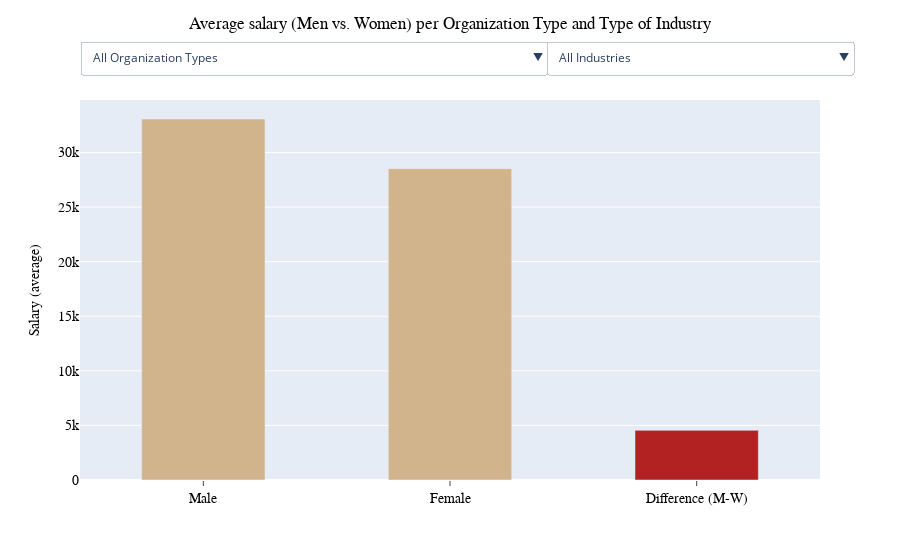

The notebook cell saved with this chart:
### Code cell
# Create a bar plot of difference in salaries with dropdown menus over the job role

fig = go.Figure()

fig.add_trace(go.Bar(x=salary_gender.index, y=salary_gender.Average_Salary,
                    marker_color=['rgb(210,180,140)','rgb(210,180,140)','rgb(178,34,34)'], width=0.5))

fig.update_layout(title=dict(
    text='Average salary (Men vs. Women) per Organization Type and Type of Industry',
    x=0.5,
    y=0.97,
    font=dict(
        family='Arial',
        color='black')),
    yaxis=dict(
        title=dict(
            text='Salary (average)',
            font=dict(
                family='Arial',
                size=14,
                color='black')),
        tickfont=dict(
            family='Arial',
            color='black',
            size=14)),
    xaxis=dict(
        showticklabels=True,
        ticks='outside',
        tickfont=dict(
            family='Arial',
            color='black',
            size=14))
    )



buttons_1 = []

# add buttons for the first series of bars (organization type)

for level in salary_org.columns:
    buttons_1.append(dict(method='restyle',
                        label=level,
                        visible=True,
                        args=[{'y':[salary_org[level]],
                            'x':[salary_org.index],
                              'type':'bar'}, [0]]))
buttons_2 = []

# add buttons for the first series of bars (organization type)

for level in salary_ind.columns:
    buttons_2.append(dict(method='restyle',
                        label=level,
                        visible=True,
                        args=[{'y':[salary_ind[level]],
                            'x':[salary_ind.index],
                              'type':'bar'}, [0]]))

# Adjust dropdown placement
button_layer_1_height = 1.2
updatemenus = list([
    dict(buttons=buttons_1,
        direction = 'down',
        pad = {'r':10, 't':17},
        showactive = True,
        x = 0,
        xanchor = 'left',
        y = button_layer_1_height,
        yanchor='top'),
    dict(buttons=buttons_2,
        direction = 'down',
        pad = {'r':1, 't':17},
        showactive = True,
        x = 0.63,
        xanchor = 'left',
        y = button_layer_1_height,
        yanchor='top')])

fig.update_layout(updatemenus=updatemenus)

fig.show()

### Figure 1 — Plotly figure (JSON) as saved in the notebook; plotly's stock layout.template omitted (floating-point values rounded to 4 significant figures)
{"data": [{"marker": {"color": ["rgb(210,180,140)", "rgb(210,180,140)", "rgb(178,34,34)"]}, "type": "bar", "width": 0.5, "x": ["Male", "Female", "Difference (M-W)"], "y": [33070.0, 28520.0, 4546.0]}], "layout": {"title": {"font": {"color": "black", "family": "Arial"}, "text": "Average salary (Men vs. Women) per Organization Type and Type of Industry", "x": 0.5, "y": 0.97}, "updatemenus": [{"buttons": [{"args": [{"type": "bar", "x": [["Male", "Female", "Difference (M-W)"]], "y": [[33070.0, 28520.0, 4546.0]]}, [0]], "label": "All Organization Types", "method": "restyle", "visible": true}, {"args": [{"type": "bar", "x": [["Male", "Female", "Difference (M-W)"]], "y": [[36370.0, 32350.0, 4017.0]]}, [0]], "label": "Corporate", "method": "restyle", "visible": true}, {"args": [{"type": "bar", "x": [["Male", "Female", "Difference (M-W)"]], "y": [[29800.0, 25330.0, 4471.0]]}, [0]], "label": "SME - Small or Medium Enterprise (personnel <250)", "method": "restyle", "visible": true}, {"args": [{"type": "bar", "x": [["Male", "Female", "Difference (M-W)"]], "y": [[34290.0, 27130.0, 7161.0]]}, [0]], "label": "Startup (new business venture)", "method": "restyle", "visible": true}, {"args": [{"type": "bar", "x": [["Male", "Female", "Difference (M-W)"]], "y": [[30610.0, 25920.0, 4688.0]]}, [0]], "label": "Consulting Business", "method": "restyle", "visible": true}, {"args": [{"type": "bar", "x": [["Male", "Female", "Difference (M-W)"]], "y": [[41410.0, 32660.0, 8744.0]]}, [0]], "label": "Scale-up (fast growing company aka \"unicorn\")", "method": "restyle", "visible": true}, {"args": [{"type": "bar", "x": [["Male", "Female", "Difference (M-W)"]], "y": [[31120.0, 24880.0, 6235.0]]}, [0]], "label": "Nearshore (outsource business processes to companies in a nearby country)", "method": "restyle", "visible": true}, {"args": [{"type": "bar", "x": [["Male", "Female", "Difference (M-W)"]], "y": [[25440.0, 25130.0, 311.6]]}, [0]], "label": "Outsourcing", "method": "restyle", "visible": true}], "direction": "down", "pad": {"r": 10, "t": 17}, "showactive": true, "x": 0, "xanchor": "left", "y": 1.2, "yanchor": "top"}, {"buttons": [{"args": [{"type": "bar", "x": [["Male", "Female", "Difference (M-W)"]], "y": [[33070.0, 28520.0, 4546.0]]}, [0]], "label": "All Industries", "method": "restyle", "visible": true}, {"args": [{"type": "bar", "x": [["Male", "Female", "Difference (M-W)"]], "y": [[34860.0, 29170.0, 5698.0]]}, [0]], "label": "Financial and banking", "method": "restyle", "visible": true}, {"args": [{"type": "bar", "x": [["Male", "Female", "Difference (M-W)"]], "y": [[28630.0, 25720.0, 2905.0]]}, [0]], "label": "Software development - other", "method": "restyle", "visible": true}, {"args": [{"type": "bar", "x": [["Male", "Female", "Difference (M-W)"]], "y": [[23700.0, 22600.0, 1095.0]]}, [0]], "label": "Web development or design", "method": "restyle", "visible": true}, {"args": [{"type": "bar", "x": [["Male", "Female", "Difference (M-W)"]], "y": [[30110.0, 26280.0, 3827.0]]}, [0]], "label": "Consulting", "method": "restyle", "visible": true}, {"args": [{"type": "bar", "x": [["Male", "Female", "Difference (M-W)"]], "y": [[35860.0, 30730.0, 5127.0]]}, [0]], "label": "Retail or ecommerce", "method": "restyle", "visible": true}, {"args": [{"type": "bar", "x": [["Male", "Female", "Difference (M-W)"]], "y": [[30700, 27500, 3200]]}, [0]], "label": "Government or public administration", "method": "restyle", "visible": true}, {"args": [{"type": "bar", "x": [["Male", "Female", "Difference (M-W)"]], "y": [[35730.0, 29640.0, 6098.0]]}, [0]], "label": "Energy or utilities", "method": "restyle", "visible": true}, {"args": [{"type": "bar", "x": [["Male", "Female", "Difference (M-W)"]], "y": [[35120.0, 32055, 3070.0]]}, [0]], "label": "Software as a service (saas) development", "method": "restyle", "visible": true}, {"args": [{"type": "bar", "x": [["Male", "Female", "Difference (M-W)"]], "y": [[36830.0, 31640.0, 5188.0]]}, [0]], "label": "Cloud-based solutions or services", "method": "restyle", "visible": true}, {"args": [{"type": "bar", "x": [["Male", "Female", "Difference (M-W)"]], "y": [[37600.0, 27500, 10100.0]]}, [0]], "label": "Internet", "method": "restyle", "visible": true}, {"args": [{"type": "bar", "x": [["Male", "Female", "Difference (M-W)"]], "y": [[36040.0, 33990.0, 2045.0]]}, [0]], "label": "Telecommunications", "method": "restyle", "visible": true}, {"args": [{"type": "bar", "x": [["Male", "Female", "Difference (M-W)"]], "y": [[36090.0, 30980.0, 5109.0]]}, [0]], "label": "Healthcare or social services", "method": "restyle", "visible": true}, {"args": [{"type": "bar", "x": [["Male", "Female", "Difference (M-W)"]], "y": [[34100.0, 26890.0, 7207.0]]}, [0]], "label": "Information technology", "method": "restyle", "visible": true}, {"args": [{"type": "bar", "x": [["Male", "Female", "Difference (M-W)"]], "y": [[35570.0, 36590.0, -1017.0]]}, [0]], "label": "Transportation", "method": "restyle", "visible": true}, {"args": [{"type": "bar", "x": [["Male", "Female", "Difference (M-W)"]], "y": [[36120.0, 38410.0, -2291.0]]}, [0]], "label": "Data and analytics", "method": "restyle", "visible": true}, {"args": [{"type": "bar", "x": [["Male", "Female", "Difference (M-W)"]], "y": [[25990.0, 21500, 4489.0]]}, [0]], "label": "Education and training", "method": "restyle", "visible": true}, {"args": [{"type": "bar", "x": [["Male", "Female", "Difference (M-W)"]], "y": [[29175, 31070.0, -1896.0]]}, [0]], "label": "Manufacturing", "method": "restyle", "visible": true}, {"args": [{"type": "bar", "x": [["Male", "Female", "Difference (M-W)"]], "y": [[37060.0, 25220.0, 11840.0]]}, [0]], "label": "Media, advertising, publishing, or entertainment", "method": "restyle", "visible": true}, {"args": [{"type": "bar", "x": [["Male", "Female", "Difference (M-W)"]], "y": [[31680.0, 28710.0, 2975.0]]}, [0]], "label": "Marketing", "method": "restyle", "visible": true}, {"args": [{"type": "bar", "x": [["Male", "Female", "Difference (M-W)"]], "y": [[32600, 37500, -4900]]}, [0]], "label": "Security", "method": "restyle", "visible": true}, {"args": [{"type": "bar", "x": [["Male", "Female", "Difference (M-W)"]], "y": [[30900.0, 29170.0, 1729.0]]}, [0]], "label": "Travel", "method": "restyle", "visible": true}, {"args": [{"type": "bar", "x": [["Male", "Female", "Difference (M-W)"]], "y": [[21500, 13750, 7750]]}, [0]], "label": "Research - academic or scientific", "method": "restyle", "visible": true}, {"args": [{"type": "bar", "x": [["Male", "Female", "Difference (M-W)"]], "y": [[24170.0, 25000, -833.3]]}, [0]], "label": "Real estate", "method": "restyle", "visible": true}, {"args": [{"type": "bar", "x": [["Male", "Female", "Difference (M-W)"]], "y": [[17500, 32500, -15000]]}, [0]], "label": "Nonprofit", "method": "restyle", "visible": true}], "direction": "down", "pad": {"r": 1, "t": 17}, "showactive": true, "x": 0.63, "xanchor": "left", "y": 1.2, "yanchor": "top"}], "xaxis": {"showticklabels": true, "tickfont": {"color": "black", "family": "Arial", "size": 14}, "ticks": "outside"}, "yaxis": {"tickfont": {"color": "black", "family": "Arial", "size": 14}, "title": {"font": {"color": "black", "family": "Arial", "size": 14}, "text": "Salary (average)"}}}}
